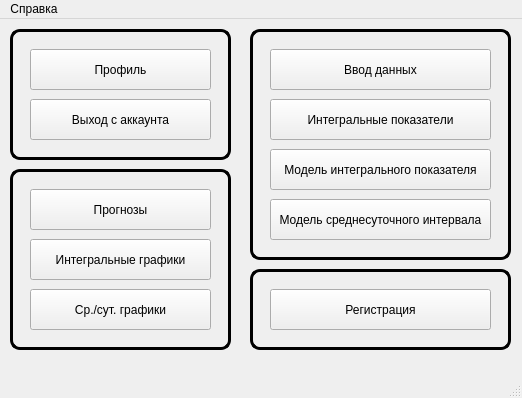
<?xml version="1.0" encoding="UTF-8"?>
<ui version="4.0">
 <class>MainWindow</class>
 <widget class="QMainWindow" name="MainWindow">
  <property name="geometry">
   <rect>
    <x>0</x>
    <y>0</y>
    <width>522</width>
    <height>398</height>
   </rect>
  </property>
  <property name="minimumSize">
   <size>
    <width>522</width>
    <height>398</height>
   </size>
  </property>
  <property name="maximumSize">
   <size>
    <width>522</width>
    <height>398</height>
   </size>
  </property>
  <property name="windowTitle">
   <string>MainWindow</string>
  </property>
  <property name="styleSheet">
   <string notr="true">QFrame
{
	border-radius:10px;
	background-color: transparent;
	border: 3px solid black;
}</string>
  </property>
  <widget class="QWidget" name="centralwidget">
   <widget class="QPushButton" name="profile_btn">
    <property name="geometry">
     <rect>
      <x>30</x>
      <y>30</y>
      <width>181</width>
      <height>41</height>
     </rect>
    </property>
    <property name="text">
     <string>Профиль</string>
    </property>
   </widget>
   <widget class="QPushButton" name="prokofiev_button">
    <property name="geometry">
     <rect>
      <x>30</x>
      <y>170</y>
      <width>181</width>
      <height>41</height>
     </rect>
    </property>
    <property name="text">
     <string>Прогнозы</string>
    </property>
   </widget>
   <widget class="QPushButton" name="pushButton_2">
    <property name="geometry">
     <rect>
      <x>30</x>
      <y>80</y>
      <width>181</width>
      <height>41</height>
     </rect>
    </property>
    <property name="text">
     <string>Выход с аккаунта</string>
    </property>
   </widget>
   <widget class="QFrame" name="frame_2">
    <property name="geometry">
     <rect>
      <x>250</x>
      <y>10</y>
      <width>261</width>
      <height>231</height>
     </rect>
    </property>
    <property name="styleSheet">
     <string notr="true">#frame
{
	border-radius:10px;
	background-color: transparent;
	border: 3px solid black;
}</string>
    </property>
    <property name="frameShape">
     <enum>QFrame::Shape::StyledPanel</enum>
    </property>
    <property name="frameShadow">
     <enum>QFrame::Shadow::Raised</enum>
    </property>
   </widget>
   <widget class="QFrame" name="frame_3">
    <property name="geometry">
     <rect>
      <x>10</x>
      <y>150</y>
      <width>221</width>
      <height>181</height>
     </rect>
    </property>
    <property name="styleSheet">
     <string notr="true">#frame
{
	border-radius:10px;
	background-color: transparent;
	border: 3px solid black;
}</string>
    </property>
    <property name="frameShape">
     <enum>QFrame::Shape::StyledPanel</enum>
    </property>
    <property name="frameShadow">
     <enum>QFrame::Shadow::Raised</enum>
    </property>
   </widget>
   <widget class="QFrame" name="frame">
    <property name="geometry">
     <rect>
      <x>10</x>
      <y>10</y>
      <width>221</width>
      <height>131</height>
     </rect>
    </property>
    <property name="styleSheet">
     <string notr="true"/>
    </property>
    <property name="frameShape">
     <enum>QFrame::Shape::StyledPanel</enum>
    </property>
    <property name="frameShadow">
     <enum>QFrame::Shadow::Raised</enum>
    </property>
   </widget>
   <widget class="QFrame" name="frame_4">
    <property name="geometry">
     <rect>
      <x>250</x>
      <y>250</y>
      <width>261</width>
      <height>81</height>
     </rect>
    </property>
    <property name="styleSheet">
     <string notr="true">#frame
{
	border-radius:10px;
	background-color: transparent;
	border: 3px solid black;
}</string>
    </property>
    <property name="frameShape">
     <enum>QFrame::Shape::StyledPanel</enum>
    </property>
    <property name="frameShadow">
     <enum>QFrame::Shadow::Raised</enum>
    </property>
    <widget class="QPushButton" name="pushButton">
     <property name="geometry">
      <rect>
       <x>20</x>
       <y>20</y>
       <width>221</width>
       <height>41</height>
      </rect>
     </property>
     <property name="text">
      <string>Регистрация</string>
     </property>
    </widget>
   </widget>
   <widget class="QPushButton" name="integral_charts">
    <property name="geometry">
     <rect>
      <x>30</x>
      <y>220</y>
      <width>181</width>
      <height>41</height>
     </rect>
    </property>
    <property name="text">
     <string>Интегральные графики</string>
    </property>
   </widget>
   <widget class="QPushButton" name="interval_charts">
    <property name="geometry">
     <rect>
      <x>30</x>
      <y>270</y>
      <width>181</width>
      <height>41</height>
     </rect>
    </property>
    <property name="text">
     <string>Ср./сут. графики</string>
    </property>
   </widget>
   <widget class="QPushButton" name="integral_window">
    <property name="geometry">
     <rect>
      <x>270</x>
      <y>130</y>
      <width>221</width>
      <height>41</height>
     </rect>
    </property>
    <property name="text">
     <string>Модель интегрального показателя</string>
    </property>
   </widget>
   <widget class="QPushButton" name="analytics_btn">
    <property name="geometry">
     <rect>
      <x>270</x>
      <y>80</y>
      <width>221</width>
      <height>41</height>
     </rect>
    </property>
    <property name="text">
     <string>Интегральные показатели</string>
    </property>
   </widget>
   <widget class="QPushButton" name="interval_window">
    <property name="geometry">
     <rect>
      <x>270</x>
      <y>180</y>
      <width>221</width>
      <height>41</height>
     </rect>
    </property>
    <property name="text">
     <string>Модель среднесуточного интервала</string>
    </property>
   </widget>
   <widget class="QPushButton" name="data_input_btn">
    <property name="geometry">
     <rect>
      <x>270</x>
      <y>30</y>
      <width>221</width>
      <height>41</height>
     </rect>
    </property>
    <property name="text">
     <string>Ввод данных</string>
    </property>
   </widget>
   <zorder>frame_2</zorder>
   <zorder>frame_4</zorder>
   <zorder>frame_3</zorder>
   <zorder>frame</zorder>
   <zorder>profile_btn</zorder>
   <zorder>prokofiev_button</zorder>
   <zorder>pushButton_2</zorder>
   <zorder>integral_charts</zorder>
   <zorder>interval_charts</zorder>
   <zorder>integral_window</zorder>
   <zorder>analytics_btn</zorder>
   <zorder>interval_window</zorder>
   <zorder>data_input_btn</zorder>
  </widget>
  <widget class="QMenuBar" name="menubar">
   <property name="geometry">
    <rect>
     <x>0</x>
     <y>0</y>
     <width>522</width>
     <height>33</height>
    </rect>
   </property>
   <widget class="QMenu" name="menu">
    <property name="title">
     <string>Справка</string>
    </property>
   </widget>
   <addaction name="menu"/>
  </widget>
  <widget class="QStatusBar" name="statusbar"/>
 </widget>
 <resources/>
 <connections/>
</ui>
